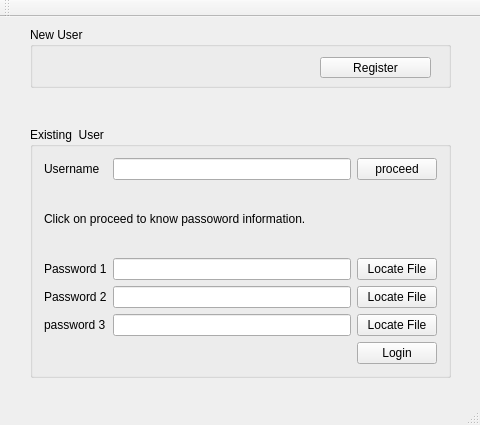
<?xml version="1.0" encoding="UTF-8"?>
<ui version="4.0">
 <class>LoginWindow</class>
 <widget class="QMainWindow" name="LoginWindow">
  <property name="geometry">
   <rect>
    <x>0</x>
    <y>0</y>
    <width>480</width>
    <height>425</height>
   </rect>
  </property>
  <property name="windowTitle">
   <string>LoginWindow</string>
  </property>
  <widget class="QWidget" name="centralWidget">
   <widget class="QGroupBox" name="groupBox">
    <property name="geometry">
     <rect>
      <x>30</x>
      <y>110</y>
      <width>421</width>
      <height>251</height>
     </rect>
    </property>
    <property name="title">
     <string>Existing  User</string>
    </property>
    <layout class="QGridLayout" name="gridLayout">
     <item row="0" column="0">
      <widget class="QLabel" name="lUserName">
       <property name="text">
        <string>Username</string>
       </property>
      </widget>
     </item>
     <item row="0" column="1">
      <widget class="QLineEdit" name="leUserName"/>
     </item>
     <item row="0" column="2">
      <widget class="QPushButton" name="pbUserName">
       <property name="text">
        <string>proceed</string>
       </property>
      </widget>
     </item>
     <item row="1" column="0" colspan="2">
      <widget class="QLabel" name="lProceed">
       <property name="text">
        <string>Click on proceed to know passoword information.</string>
       </property>
      </widget>
     </item>
     <item row="2" column="0">
      <widget class="QLabel" name="lPassword1">
       <property name="text">
        <string>Password 1</string>
       </property>
      </widget>
     </item>
     <item row="2" column="1">
      <widget class="QLineEdit" name="lePassword1"/>
     </item>
     <item row="3" column="0">
      <widget class="QLabel" name="lPassword2">
       <property name="text">
        <string>Password 2</string>
       </property>
      </widget>
     </item>
     <item row="3" column="1">
      <widget class="QLineEdit" name="lePassword2"/>
     </item>
     <item row="4" column="0">
      <widget class="QLabel" name="lPassword3">
       <property name="text">
        <string>password 3</string>
       </property>
      </widget>
     </item>
     <item row="4" column="1">
      <widget class="QLineEdit" name="lePassword3"/>
     </item>
     <item row="5" column="2">
      <widget class="QPushButton" name="pbLogin">
       <property name="text">
        <string>Login</string>
       </property>
      </widget>
     </item>
     <item row="2" column="2">
      <widget class="QPushButton" name="pbLocateFile1">
       <property name="text">
        <string>Locate File</string>
       </property>
      </widget>
     </item>
     <item row="3" column="2">
      <widget class="QPushButton" name="pbLocateFile2">
       <property name="text">
        <string>Locate File</string>
       </property>
      </widget>
     </item>
     <item row="4" column="2">
      <widget class="QPushButton" name="pbLocateFile3">
       <property name="text">
        <string>Locate File</string>
       </property>
      </widget>
     </item>
    </layout>
   </widget>
   <widget class="QGroupBox" name="groupBox_2">
    <property name="geometry">
     <rect>
      <x>30</x>
      <y>10</y>
      <width>421</width>
      <height>61</height>
     </rect>
    </property>
    <property name="title">
     <string>New User</string>
    </property>
    <widget class="QSplitter" name="splitter">
     <property name="geometry">
      <rect>
       <x>290</x>
       <y>30</y>
       <width>111</width>
       <height>21</height>
      </rect>
     </property>
     <property name="orientation">
      <enum>Qt::Horizontal</enum>
     </property>
     <widget class="QPushButton" name="pbRegister">
      <property name="text">
       <string>Register</string>
      </property>
     </widget>
    </widget>
   </widget>
  </widget>
  <widget class="QMenuBar" name="menuBar">
   <property name="geometry">
    <rect>
     <x>0</x>
     <y>0</y>
     <width>480</width>
     <height>21</height>
    </rect>
   </property>
  </widget>
  <widget class="QToolBar" name="mainToolBar">
   <attribute name="toolBarArea">
    <enum>TopToolBarArea</enum>
   </attribute>
   <attribute name="toolBarBreak">
    <bool>false</bool>
   </attribute>
  </widget>
  <widget class="QStatusBar" name="statusBar"/>
 </widget>
 <layoutdefault spacing="6" margin="11"/>
 <resources/>
 <connections/>
</ui>
